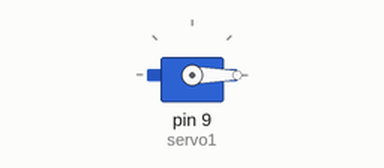
Recording of a sketch running on a simulated Arduino Uno, built with avr-gcc and run on an emulated ATmega328P. On the bench: servo.

Above: at 0.05 s.
At 2.0 s:
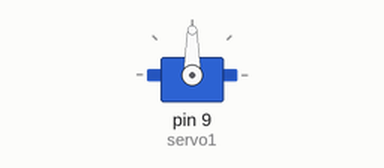
At 4.0 s:
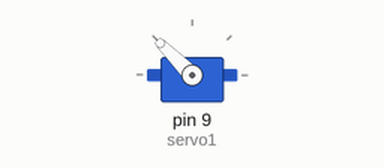
At 8.0 s:
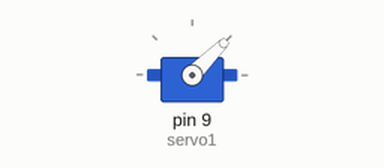
Timing chart, 0 to 10.4 s (numbered marks = the images above):
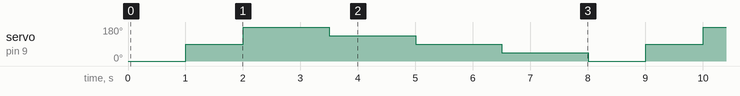

The sketch:

servo_sweep_ex1.ino
```cpp
/* The following is a quick sketch to establish control of the servo and to test
 *  a sweeping movement both in 90 degree increments and 45 degree increments over
 *  a 180 degree range.
 *  Greymatter66 - Aug 7th 2020.
 */

#include<Servo.h>         //Include Servo library.
Servo servo1;             //Initilize a servo object;
int initial_pos = 0;      //Declare a variable for the initial position of the swing arm.

void setup()
{
servo1.attach(9); //Use PWM pin 9 as the data pin.
}

void loop()
{
  //Create a for loop to cycle through various positions in increments of 90 degrees.
  for(initial_pos=0; initial_pos<180; initial_pos +=90)
  {
    servo1.write(initial_pos);
    delay(1000);
  }
  //Create a for loop for the cycle back from 180 degrees in increments of 45 degrees.
  for(initial_pos=180 ; initial_pos>1; initial_pos-=45)
  {
    servo1.write(initial_pos);
    delay(1500);
  }
}
```

Measured:
- by itself, servo on pin 9 (servo1): repeats every 8.0 s: 180° 1.5 s, 135° 1.5 s, 90° 1.5 s, 45° 1.5 s, 0° 1.0 s, 90° 1.0 s
